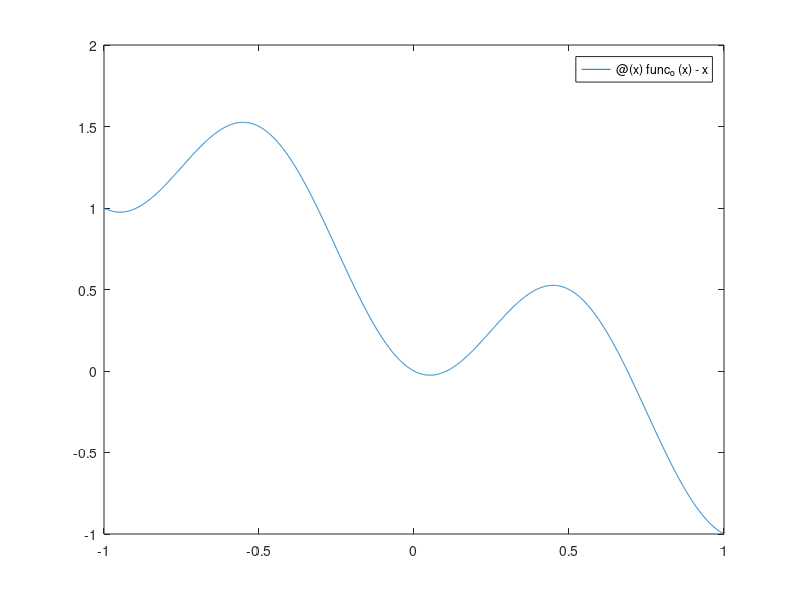

Write MATLAB code to recreate this figure. (Note: this script raises an error after producing the figure.)
%%%%% Homework 3
%% question 3
f = @(x) exp(-1/((1-x)^2))*(x~=1) + (x==1);
f_prime = @(x) (2*exp(-1/(1 - x)^2))/(-1 + x)^3;
%%%%% newton iteration naive
% x_old = 1 + rand;
% tol = 10^(-6);
% iterations = 0;
% plotting = zeros(10^3,1);
% while iterations > 10^2 - 1
%     x_new = x_old - f(x_old)/f_prime(x_old);
%     err = abs(x_old - 1);
%     x_old = x_new;
% end
%%%%% newton iteration less naive
x_old = 1 - rand;
err = 1;
iterations = 0;
plotting = zeros(10^4,1);
while iterations < 10^4
    iterations = iterations + 1;
    plotting(iterations) = x_old;
    x_new = x_old - .5*(x_old-1)^3;
    err = abs(x_old - 1);
    x_old = x_new;
end
close all
figure(1)
plot(plotting)
title('f(x) = exp(-1/(1-x)^2)')
xlabel('iteration')
ylabel('x_k')
x_old

%% question 4
func_o = @(x) (sin(pi*x))^2;
func_n = @(x) func_o(x) - x;

figure(1)
fplot(func_n,[-1,1])
hold on 
fplot(0,[-1,1])
title('f(x) = (sin(pi*x))^2 -x')
xlabel('x')
ylabel('f(x)')

%%%%% use bisection
format long
sim = rand(2,1);
a = .1*min(sim);
b = max(sim);
err = 1;
tol = .000001;
iterations = 0;
root_vals = zeros(2,1);
function_vals = zeros(2,1);
while err > tol
    iterations = iterations + 1;
    c = (a+b)/2;
    f_a = func_n(a);
    f_b = func_n(b);
    f_c = func_n(c);
    if f_a*f_c < 0
        b = c;
    else
        a = c;
    end
    err = abs(f_b+f_a)/2;
    root = (a+b)/2;
    root_vals(iterations) = root;
    function_vals(iterations) = f_c;
end

root
iterations

figure(2)
plot(root_vals)
title('change in root over time')
xlabel('iteration')
ylabel('root')

figure(3)
plot(function_vals)
title('change in function over time')
xlabel('iteration')
ylabel('function eval')






